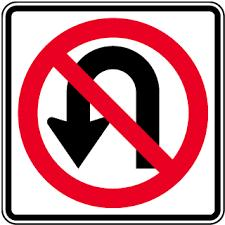
#> input picture images/no-u-turn.jpeg, 225 x 225 px
$ python finalIndividual.py --image images/no-u-turn.jpeg --file images/nohorn.jpeg
#> lines starting #> are read from the running program, lines starting #| are printed output that depends on the picture; after the words box and inside, x2 and y2 are one past the last pixel; in counts of white or black regions, pixels touching at a corner belong together
# import the necessary packages
import numpy as np
import argparse
import cv2
from matplotlib import pyplot as plt
import glob
from audioOutput import audioOutput

ap = argparse.ArgumentParser()
ap.add_argument("-i", "--image", required = True ,help = "path to the image")
ap.add_argument("-f", "--file" , required = True ,help = "path to the file where all the queryImages are stored")
args = vars(ap.parse_args())

image = cv2.imread(args["image"])
#> image is the input picture: shape (225, 225, 3); mean B, G, R 138.5, 130.2, 189.9

img_hsv=cv2.cvtColor(image, cv2.COLOR_BGR2HSV)
#> img_hsv: shape (225, 225, 3); mean H, S, V 67.5, 72.6, 190.4

# lower mask (0-10)
lower_red = np.array([0,50,50])
upper_red = np.array([10,255,255])
mask0 = cv2.inRange(img_hsv, lower_red, upper_red)
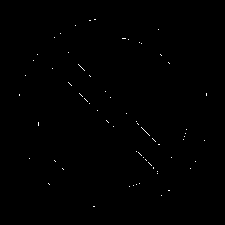
#> mask0: shape (225, 225); 0.24% white in thin lines or dots, all inside (x1, y1, x2, y2) = (19, 19, 207, 207)

# upper mask (170-180)
lower_red = np.array([170,50,50])
upper_red = np.array([180,255,255])
mask1 = cv2.inRange(img_hsv, lower_red, upper_red)
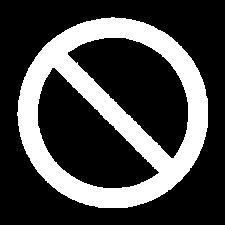
#> mask1: shape (225, 225); 27.2% white; 1 white region, box (x1, y1, x2, y2) and area: (17, 17, 208, 208) 13781

# join my masks
mask = mask0+mask1
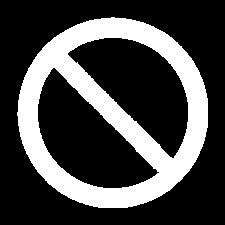
#> mask: shape (225, 225); 27.5% white; 1 white region, box (x1, y1, x2, y2) and area: (17, 17, 208, 208) 13902

# set my output img to zero everywhere except my mask
output_img = image.copy()
output_img[np.where(mask==0)] = 0
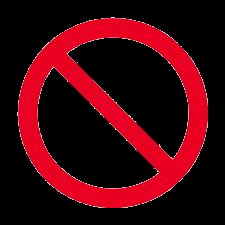
#> output_img: shape (225, 225, 3); mean B, G, R 11.9, 3.5, 62.7

#HSV
output_hsv = img_hsv.copy()
output_hsv[np.where(mask==0)] = 0
#> output_hsv: shape (225, 225, 3); mean H, S, V 47.8, 66.2, 62.7

cv2.imshow('redimage', output_img)
cv2.waitKey(0)

img = cv2.Canny(output_hsv,100,200)
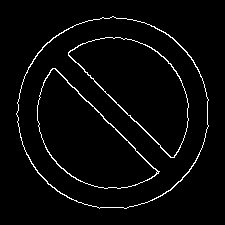
#> img: shape (225, 225); 3.1% white in thin lines or dots, all inside (x1, y1, x2, y2) = (16, 16, 209, 209)

circles = cv2.HoughCircles(img,cv2.HOUGH_GRADIENT,1,1000,
                            param1=50,param2=30,minRadius=0,maxRadius=0)
#> circles = [[112.5, 114.5, 95.7]]

for i in circles[0,:]:
    i[2]=i[2]+4
    cv2.circle(image,(i[0],i[1]),i[2],(0,255,0),2)
#> this loop made 1 pass
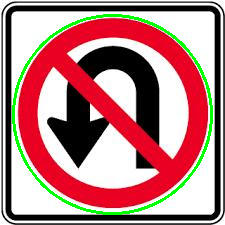
#> image: shape (225, 225, 3); 3.68% of pixels changed, all inside (x1, y1, x2, y2) = (12, 14, 213, 215)

cv2.imshow('image',image)
cv2.waitKey(0)

x = circles[0][0][0]
#> x = 112.5
y = circles[0][0][1]
#> y = 114.5
r = circles[0][0][2]
#> r = 99.7

startX = int(x-r)
#> startX = 12
startY = int(y-r)
#> startY = 14
endX = int(x+r)
#> endX = 212
endY = int(y+r)
#> endY = 214
cropped = image[startY:endY, startX:endX]

cv2.imshow('cropped',cropped)
cv2.waitKey(0)

#Image comparision
dim = (250,250)
cropped = cv2.resize(cropped,dim, interpolation = cv2.INTER_AREA)
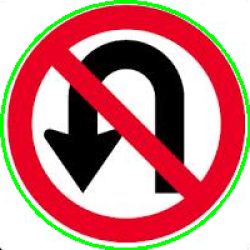
#> cropped: shape (250, 250, 3); mean B, G, R 134.4, 135.5, 199.5
#img1 = cv2.cvtColor(cropped, cv2.COLOR_BGR2GRAY)   # queryImage
#img1 = cv2.Canny(img1,100,200)
img1 = cropped
good_matches = []
i = 0

for imagePath in glob.glob(args["file"] + "/*.jpeg"):
	img2 = cv2.imread(imagePath) # trainImage
	#img2 = cv2.Canny(img2,100,200)
	print (imagePath)
	method = 'ORB'  # 'SIFT'
	lowe_ratio = 0.77
	magic_number = 0.85

	if method   == 'ORB':
	    finder = cv2.ORB_create()
	elif method == 'SIFT':
	    finder = cv2.xfeatures2d.SIFT_create()

	# find the keypoints and descriptors with SIFT
	kp1, des1 = finder.detectAndCompute(img1,None)
	kp2, des2 = finder.detectAndCompute(img2,None)

	# BFMatcher with default params
	bf = cv2.BFMatcher()
	matches = bf.knnMatch(des1,des2, k=2)

	# Apply ratio test
	good = []

	for m,n in matches:
	    if m.distance < lowe_ratio*n.distance:
	        good.append([m])

	img3 = cv2.drawMatchesKnn(img1,kp1,img2,kp2,good, None, flags=2)
	good_matches.append(len(good))
	cv2.imshow('Matched',img3)
	cv2.waitKey(0)

print(good_matches)
#> (the run stopped early here; a loop or call above may not have finished)

$ run again, on images/noright.jpeg
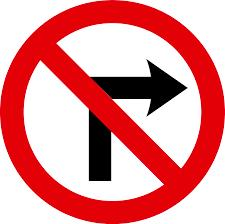
#> input picture images/noright.jpeg, 225 x 224 px
#> image is the input picture: shape (224, 225, 3); mean B, G, R 144.6, 142.3, 225.1
#> img_hsv: shape (224, 225, 3); mean H, S, V 68.6, 99.2, 225.7
#> mask0: shape (224, 225); 12.3% white; 285 white regions (231 under 20 px), largest, box (x1, y1, x2, y2) and area: (96, 92, 180, 180) 571, (46, 46, 98, 93) 369, (146, 17, 187, 48) 278
#> mask1: shape (224, 225); 26.2% white; 7 white regions (6 under 20 px), largest, box (x1, y1, x2, y2) and area: (0, 0, 225, 224) 13197
#> mask: shape (224, 225); 38.5% white; 1 white region, box (x1, y1, x2, y2) and area: (0, 0, 225, 224) 19391
#> output_hsv: shape (224, 225, 3); mean H, S, V 46.8, 94.1, 86
#> img: shape (224, 225); 11.4% white in thin lines or dots
#> circles = [[113.5, 111.5, 88.6]]
#> the loop `for i in circles[0,:]:` made 1 pass
#> after the loop `for i in circles[0,:]:`:
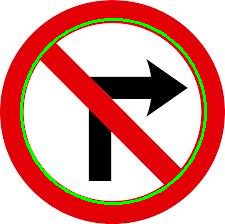
#> image: shape (224, 225, 3); 3.46% of pixels changed, all inside (x1, y1, x2, y2) = (20, 18, 207, 205)
#> x = 113.5
#> y = 111.5
#> r = 92.6
#> startX = 20
#> startY = 18
#> endX = 206
#> endY = 204
#> `cropped = cv2.resize(cropped,dim, interpolation = cv2.INTER_AREA)`:
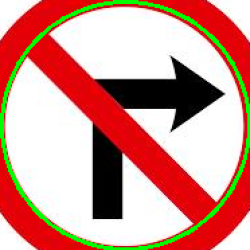
#> cropped: shape (250, 250, 3); mean B, G, R 140.7, 151.5, 206.6

$ run again, on images/speed120.jpeg
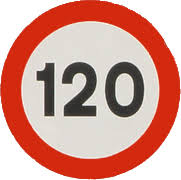
#> input picture images/speed120.jpeg, 181 x 180 px
#> image is the input picture: shape (180, 181, 3); mean B, G, R 145.5, 156.5, 211.9
#> img_hsv: shape (180, 181, 3); mean H, S, V 18, 82.1, 212.3
#> `mask0 = cv2.inRange(img_hsv, lower_red, upper_red)`:
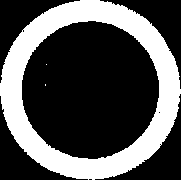
#> mask0: shape (180, 181); 32.5% white; 3 white regions (2 under 20 px), largest, box (x1, y1, x2, y2) and area: (0, 0, 181, 180) 10601
#> mask1: shape (180, 181); 0.23% white in thin lines or dots
#> mask: shape (180, 181); 32.8% white; 3 white regions (2 under 20 px), largest, box (x1, y1, x2, y2) and area: (0, 0, 181, 180) 10676
#> output_hsv: shape (180, 181, 3); mean H, S, V 1.7, 74.7, 69.4
#> img: shape (180, 181); 3.6% white in thin lines or dots
#> circles = [[88.5, 89.5, 90]]
#> the loop `for i in circles[0,:]:` made 1 pass
#> after the loop `for i in circles[0,:]:`:
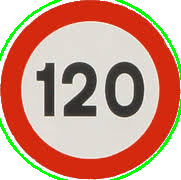
#> image: shape (180, 181, 3); 3.47% of pixels changed, all inside (x1, y1, x2, y2) = (0, 0, 181, 180)
#> x = 88.5
#> y = 89.5
#> r = 94
#> startX = -5
#> startY = -4
#> endX = 182
#> endY = 183
#> cropped: shape (250, 250, 3); every value is 255

$ run again, on images/speed50.jpeg
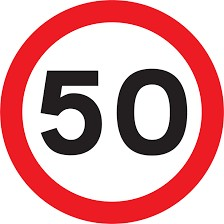
#> input picture images/speed50.jpeg, 224 x 224 px
#> image is the input picture: shape (224, 224, 3); mean B, G, R 163, 160.5, 218.9
#> img_hsv: shape (224, 224, 3); mean H, S, V 89.1, 68.8, 219.2
#> mask0: shape (224, 224); 2.9% white in thin lines or dots
#> mask1: shape (224, 224); 25.9% white; 1 white region, box (x1, y1, x2, y2) and area: (0, 0, 224, 224) 12990
#> mask: shape (224, 224); 28.8% white; 1 white region, box (x1, y1, x2, y2) and area: (0, 0, 224, 224) 14470
#> output_hsv: shape (224, 224, 3); mean H, S, V 46.2, 63, 67.2
#> img: shape (224, 224); 5.2% white in thin lines or dots
#> circles = [[111.5, 111.5, 113.1]]
#> the loop `for i in circles[0,:]:` made 1 pass
#> after the loop `for i in circles[0,:]:`:
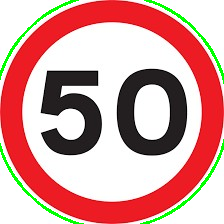
#> image: shape (224, 224, 3); 2.66% of pixels changed, all inside (x1, y1, x2, y2) = (0, 0, 224, 224)
#> x = 111.5
#> r = 117.1
#> startX = -5
#> endX = 228
#> cropped: shape (250, 250, 3); every value is 255
